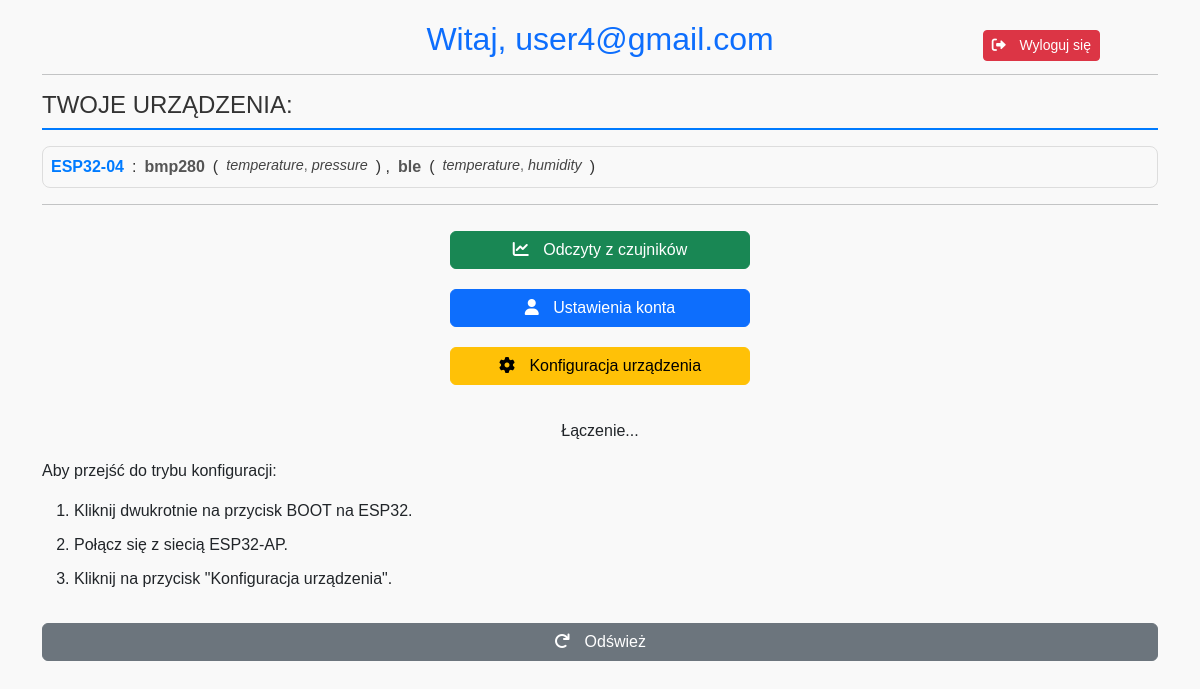
Screenshot of /index (signed in) with the database file from the repository.
### tables this page shows
CREATE TABLE users (
        id INTEGER PRIMARY KEY AUTOINCREMENT,
        email TEXT UNIQUE NOT NULL,
        password TEXT NOT NULL
    );

CREATE TABLE devices (
        id INTEGER PRIMARY KEY AUTOINCREMENT,
        user_id INTEGER NOT NULL,
        device_id TEXT UNIQUE NOT NULL,
        status TEXT DEFAULT 'active',
        registration_date DATETIME DEFAULT CURRENT_TIMESTAMP,
        FOREIGN KEY(user_id) REFERENCES users(id) ON DELETE CASCADE
    );

CREATE TABLE sensors (
        id INTEGER PRIMARY KEY AUTOINCREMENT,
        user_id INTEGER NOT NULL,
        device_id TEXT NOT NULL,
        sensor_type TEXT NOT NULL,
        FOREIGN KEY(user_id) REFERENCES users(id) ON DELETE CASCADE,
        FOREIGN KEY(device_id) REFERENCES devices(device_id) ON DELETE CASCADE
    );

CREATE TABLE metrics (
        id INTEGER PRIMARY KEY AUTOINCREMENT,
        user_id INTEGER NOT NULL,
        device_id TEXT NOT NULL,
        sensor_type TEXT NOT NULL,
        metric TEXT NOT NULL,
        FOREIGN KEY(user_id) REFERENCES users(id) ON DELETE CASCADE,
        FOREIGN KEY(device_id) REFERENCES devices(device_id) ON DELETE CASCADE,
        FOREIGN KEY(sensor_type) REFERENCES sensors(sensor_type) ON DELETE CASCADE
    );

### app/routes/devices.py (the view)
@devices_bp.route('/index', methods=['GET'])
def index():
    if 'user_id' not in session:
        return redirect(url_for('auth.login'))
    user_id = session['user_id']
    conn = get_db_connection()
    cursor = conn.cursor()
    cursor.execute('SELECT email FROM users WHERE id = ?', (user_id,))
    user_email = cursor.fetchone()['email']
    cursor.execute('SELECT device_id FROM devices WHERE user_id = ?', (user_id,))
    devices = [row['device_id'] for row in cursor.fetchall()]
    sensors = {}
    for device in devices:
        cursor.execute('SELECT sensor_type FROM sensors WHERE user_id = ? AND device_id = ?', (user_id, device))
        sensors[device] = {}
        for row in cursor.fetchall():
            sensor_type = row['sensor_type']
            cursor.execute(
                'SELECT metric FROM metrics WHERE user_id = ? AND device_id = ? AND sensor_type = ?',
                (user_id, device, sensor_type)
            )
            sensors[device][sensor_type] = [metric_row['metric'] for metric_row in cursor.fetchall()]
    print("Devices:", devices)
    print("Sensors:", sensors)
    cursor.execute('SELECT topic FROM subscriptions WHERE user_id = ?', (user_id,))
    subscriptions = [row['topic'] for row in cursor.fetchall()]
    conn.close()
    return render_template(
        'index.html',
        email=user_email,
        devices=devices,
        sensors=sensors,
        subscriptions=subscriptions
    )

### app/database.py (called while the page is built)
def get_db_connection():
    conn = sqlite3.connect('environment_monitor.db')
    conn.row_factory = sqlite3.Row  # Umożliwia dostęp do kolumn po nazwach
    return conn

### app/templates/index.html (shortened to what this page needs)
<!DOCTYPE html>
<html lang="en">
<head>
    <link href="https://cdn.jsdelivr.net/npm/bootstrap@5.3.0-alpha3/dist/css/bootstrap.min.css" rel="stylesheet">
    <link href="https://cdnjs.cloudflare.com/ajax/libs/font-awesome/6.0.0-beta3/css/all.min.css" rel="stylesheet">
    <link href="https://cdnjs.cloudflare.com/ajax/libs/font-awesome/6.0.0-beta3/css/all.min.css" rel="stylesheet">
</head>
<body>
    <div class="container">
        <div class="text-center">
            <h2 class="text-primary">Witaj, {{ email }}</h2>
        </div>
        <button onclick="logout()" class="btn btn-danger btn-sm btn-logout" style="position: fixed; right: 100px; top: 10px">
            <i class="fa-solid fa-right-from-bracket"></i>
            Wyloguj się
        </button>
        <hr>
        <h4 class="device-header">Twoje urządzenia:</h4>
        <div class="device-container">
            {% for device, device_sensors in sensors.items() %}
                <div class="device-item">
                    <strong class="device-name">{{ device }}</strong>:
                    {% for sensor, metric_list in device_sensors.items() %}
                        <span class="sensor-name">{{ sensor }}</span>
                        (<span class="metric-list">
                            {% for metric in metric_list %}
                                <span class="metric-item">{{ metric }}</span>{% if not loop.last %}, {% endif %}
                            {% endfor %}
                        </span>)
                        {% if not loop.last %}, {% endif %}
                    {% endfor %}
                </div>
            {% endfor %}
        </div>
        <hr>
        <div class="control-buttons">
            <button onclick="goToData()" class="btn btn-success">
                <i class="fa-solid fa-chart-line"></i>
                Odczyty z czujników
            </button>
            <button onclick="goToAccountSettings()" class="btn btn-primary">
                <i class="fa-solid fa-user"></i>
                Ustawienia konta
            </button>
            <button onclick="switchToConfig()" class="btn btn-warning">
                <i class="fa-solid fa-gear"></i>
                Konfiguracja urządzenia
            </button>
        </div>
        <div class="config-box mt-4">
            <div id="mode-status" class="text-center">Łączenie...</div>
            <div class="t-1 mt-3">
                <p>Aby przejść do trybu konfiguracji:</p>
                <ol>
                    <li>Kliknij dwukrotnie na przycisk BOOT na ESP32.</li>
                    <li>Połącz się z siecią ESP32-AP.</li>
                    <li>Kliknij na przycisk "Konfiguracja urządzenia".</li>
                </ol>
            </div>
            <button onclick="checkESP32Mode()" class="btn btn-secondary w-100 mt-3">
                <i class="fa-solid fa-arrow-rotate-right"></i>
                Odśwież
            </button>
        </div>
    </div>
</body>
</html>

### app/templates/index.html (style rules this page uses)
body { font-family: Arial, sans-serif; background-color: #f9f9f9; padding: 20px; }
h1, h2 { text-align: center; color: #333; }
li { margin-bottom: 10px; }
.btn-logout { margin-top: 20px; }
.control-buttons button { margin: 10px 0; }
.device-header { font-size: 1.5rem; color: #333; margin-bottom: 1rem; text-transform: uppercase; border-bottom: 2px solid #007bff; padding-bottom: 0.5rem; }
.device-container { display: flex; flex-direction: column; gap: 1rem; }
.device-item { font-size: 1rem; color: #333; display: flex; flex-wrap: wrap; gap: 0.5rem; background-color: #f9f9f9; padding: 0.5rem; border-radius: 8px; border: 1px solid #ddd; }
.device-name { font-weight: bold; color: #007bff; }
.sensor-name { font-weight: bold; color: #555; }
.metric-list { font-size: 0.9rem; color: #666; }
.metric-item { font-style: italic; color: #444; }
.control-buttons { display: flex; flex-direction: column; align-items: center; }
.control-buttons button { width: 300px; }
i { margin-right: 10px; }

### rows the page displays
users: email "user4@gmail.com"
devices: device "ESP32-04"
sensors: sensor_type "bmp280"
metrics: metric "temperature"
metrics: metric "pressure"
sensors: sensor_type "ble"
metrics: metric "temperature"
metrics: metric "humidity"
